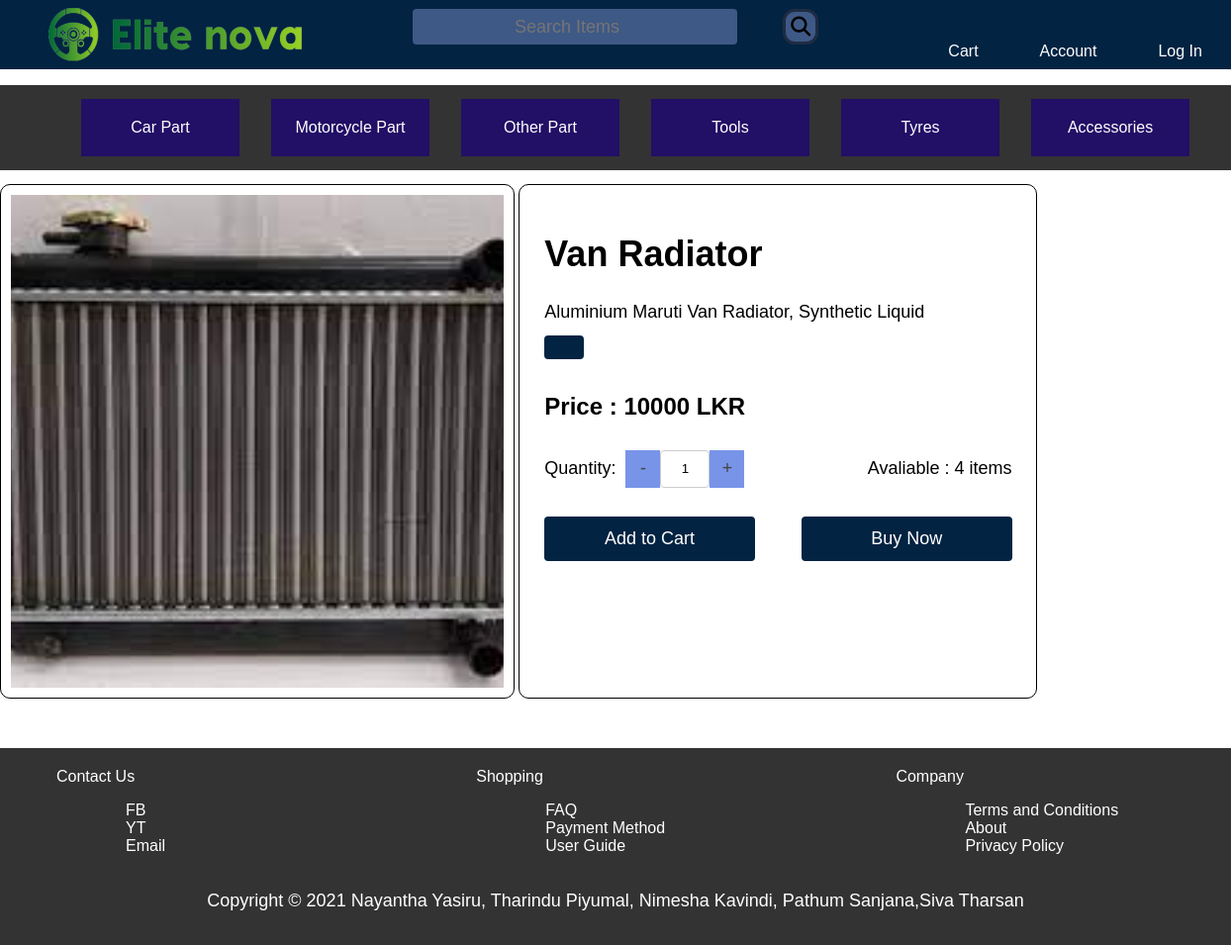
The page /item_details.php?item_id=11 on the database its author committed.
### tables this page shows
CREATE TABLE IF NOT EXISTS `item` (
  `item_id` int(11) NOT NULL AUTO_INCREMENT,
  `name` varchar(40) NOT NULL,
  `description` varchar(255) NOT NULL,
  `price` float NOT NULL,
  `options` varchar(100) NOT NULL,
  `qty` int(11) NOT NULL,
  `category` varchar(255) DEFAULT NULL,
  PRIMARY KEY (`item_id`)
);

### item_details.php (the view, shortened to what this page needs)
<html lang="en">
<head>
    <link rel="stylesheet" href="./css/item_details.css">
    <link rel="stylesheet" href="./css/footer.css">
    <link rel="stylesheet" href="css/nav_bar.css">
    <link href="./css/navigation.css" rel="stylesheet"/>
    <link href="https://cdnjs.cloudflare.com/ajax/libs/font-awesome/6.2.1/css/all.min.css"
 rel="stylesheet"/>
    <link rel="stylesheet" href="./css/footer.css">
</head>
<body style="margin: 0; padding: 0; overflow-x: clip">
<div class="main">
    <div class="navbar">
        <div class="icon">
            <a href="index.php">
                <img alt="logo" id="img" src="./site_img/logo.png">
            </a>
        </div>
        <div class="search">
            <form action="search.php">
                <input class="search" id="search-bar" name="search" placeholder="Search Items" type="search">
                <button class="btn"><label for="search-bar"><i class="fa-solid fa-magnifying-glass"></i></label>
                </button>
            </form>
        </div>
        <div class="menu">
            <ul>
                <li><a href="./cart.php">Cart</a></li>
                <li><a href="./account.php">Account</a></li>
                <?php
                if (isset($_COOKIE["user_id"])) {
                    echo '<li><a href="./logout.php">Logout</a></li>';
                } else {
                    echo '<li><a href="./login.php">Log In</a></li>';
                }
                ?>
            </ul>
        </div>
    </div>
    <div class="navbar2">
        <ul>
            <li>
                <div class="car">
                    <a href="./search.php?search=car">Car Part</a>
                </div>
            </li>
            <li>
                <div class="Motor">
                    <a href="./search.php?search=Motorcycle">Motorcycle Part</a>
                </div>
            </li>
            <li>
                <div class="other">
                    <a href="./search.php?search=other">Other Part</a>
                </div>
            </li>
            <li>
                <div class="tools">
                    <a href="./search.php?search=tools">Tools</a>
                </div>
            </li>
            <li>
                <div class="tyres">
                    <a href="./search.php?search=tyres">Tyres</a>
                </div>
            </li>
            <li>
                <div class="access">
                    <a href="./search.php?search=Accessories">Accessories</a>
                </div>
            </li>
        </ul>
    </div>
</div>
<br>
<br>
<?php
include "connect.php";
$currency = "LKR";
if (isset($_REQUEST['item_id'])) {
    $item_id = $_REQUEST['item_id'];
} else {
    $item_id = 0;
}
$sql = "Select * from item where item_id='$item_id'";
$item_result = mysqli_query($connect, $sql);
$row = mysqli_fetch_assoc($item_result);
$item_name = $row['name'];
$item_description = $row['description'];
$item_price = $row['price'];
$item_options = $row['options'];
$item_qty = $row['qty'];
$item_option_array = explode(', ', $item_options);
?>
<div style="margin: 0; padding: 0">
    <div class="flex-container">
        <div>
            <img src="item_pics/<?php echo $item_id; ?>.jpg" alt="Item Image" class="item-image"/>
        </div>
        <div class="item-details">
            <h1 class="item-name"><?php echo $item_name; ?></h1>
            <p class="item-description"><?php echo $item_description; ?></p>
            <?php
            for ($option_index = 0; $option_index < sizeof($item_option_array); $option_index++) {
                $option_value = $item_option_array[$option_index];
                $option_value = str_replace(" ", "_", $option_value);
                echo "<label for='" . $option_value . "' class='option-label' onclick=setOptions('" . $option_value . "')>" . $option_value . "</label>";
            }
            ?>
            <p class="item-price">Price : <?php echo $item_price;
                echo " " . $currency; ?></p>
            <div class="quantity" onmouseenter="setQuantity()" onmouseleave="setQuantity()">
                <label for="quantity">Quantity:</label>
                <button onclick="decreaseQuantity()">-</button>
                <input type="text" id="quantity" value="1">
                <button onclick="increaseQuantity()">+</button>
                <p class="item-qty-left">Avaliable : <?php echo $item_qty;
                    echo " items"; ?></p>
            </div>
            <form class="item-options" action="cart_or_order.php" method="get" onsubmit="return validateQuantity()">
                <div class="cart-buttons">
                    <input type="submit" value="Add to Cart" name="addtocart" id="addtocart"
                           class="cart-buttons_button">
                    <input type="submit" value="Buy Now" name="buynow" id="buynow" class="cart-buttons_button">
            </form>
        </div>
    </div>
</div>
<footer style="padding-top: 20px">
    <div class="footer-container">
        <div class="footer-left">
            <nav>
                <a href="contactus.html">Contact Us</a>
                <ul>
                    <li><a href="contactus.html">FB</a></li>
                    <li><a href="contactus.html">YT</a></li>
                    <li><a href="contactus.html">Email</a></li>
                </ul>
            </nav>
        </div>
        <div class="footer-center">
            <nav>
              <a href="FAQ.html">Shopping</a>
                <ul>
                    <li><a href="FAQ.html">FAQ</a></li>
                    <li><a href="FAQ.html">Payment Method</a></li>
                    <li><a href="FAQ.html">User Guide</a></li>
                </ul></ul>
            </nav>
        </div>
        <div class="footer-right">
            <nav>
             <a href="about.html">Company</a>
                <ul>
                    <li><a href="about.html">Terms and Conditions</a></li>
                    <li><a href="about.html">About</a></li>
                    <li><a href="about.html">Privacy Policy</a></li>
                </ul>
            </nav>
        </div>
    </div>
    <div class="bottom-tx">
        <p>Copyright © 2021 Nayantha Yasiru, Tharindu Piyumal, Nimesha Kavindi, Pathum Sanjana,Siva Tharsan</p>
    </div>
</footer>
</body>
</html>

### css/item_details.css (style rules this page uses)
body { font-family: Arial, sans-serif; }
p { font-size: large; }
.flex-container { display: flex; }
.item-image { width: 40vw; height: 40vw; border: 1px solid black; padding: 2%; border-radius: 10px; object-fit: cover; }
.item-details { margin-left: 2vw; border: 1px solid black; padding: 2%; border-radius: 10px; }
.item-name { font-size: 36px; font-weight: bold; }
.item-description { font-size: 18px; line-height: 1.5; margin-bottom: 10px; }
.item-options { margin-bottom: 20px; }
.option-label { display: inline-block; background-color: #f1f1f1; color: #444; font-size: 18px; padding: 12px 20px; border: none; border-radius: 4px; cursor: pointer; margin-right: 10px; margin-bottom: 10px; }
.option-button:checked + .option-label { background-color: #022342; color: white; }
.item-price { font-size: 24px; font-weight: bold; margin-bottom: 20px; }
.quantity { display: flex; align-items: center; margin-bottom: 20px; font-size: large; }
.quantity label { margin-right: 10px; }
.quantity input[type="text"] { width: 50px; height: 38px; text-align: center; border: 1px solid #ccc; border-radius: 4px; padding: 5px; }
.quantity button { height: 38px; width: 35px; border: none; background-color: #7894e8; color: #444; font-size: 18px; cursor: pointer; }
.item-qty-left { margin-left: 10vw; }
.cart-buttons { display: flex; justify-content: space-between; }
.cart-buttons_button { width: 45%; background-color: #022342; color: white; font-size: 18px; padding: 12px 20px; border: none; border-radius: 4px; cursor: pointer; }

### css/footer.css (style rules this page uses)
footer { background-color: #333; color: #fff; padding: 1em; margin-top: 50px; margin-left: 0 !important; }
footer .footer-container { display: flex; justify-content: space-between; align-items: center; }
footer .footer-left { flex-basis: 30%; }
footer .footer-center { flex-basis: 30%; }
footer .footer-right { flex-basis: 30%; }
footer nav { flex-direction: column; justify-content: flex-start; align-items: flex-start !important; }
footer ul li { float: none; display: block; text-align: left !important; margin-left: 30px; }
footer a { color: #fff; text-decoration: none; margin-left: 1em; }
footer .bottom-tx { width: 100%; background-color: #333; color: white; text-align: center; margin-top: 20px; }

### css/nav_bar.css (style rules this page uses)
nav { display: flex; align-items: center; justify-content: space-between; width: 100%; padding: 0 25px; }
nav * { display: inline-block; flex-grow: 1; text-align: center; }

### rows shown on the page
item: name "Van Radiator", description "Aluminium Maruti Van Radiator, Synthetic Liquid", price "10000", qty "4"

### other values the page prints
$currency "LKR"
